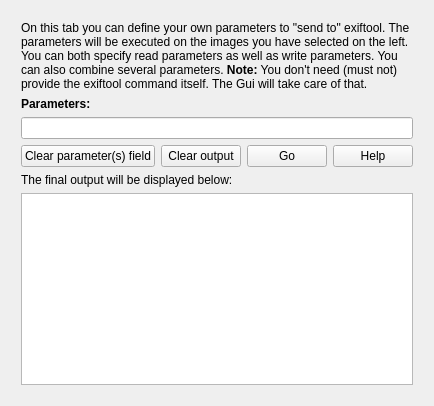
         <widget class="QWidget" name="yourcommands">
          <property name="sizePolicy">
           <sizepolicy hsizetype="Expanding" vsizetype="Expanding">
            <horstretch>2</horstretch>
            <verstretch>2</verstretch>
           </sizepolicy>
          </property>
          <attribute name="title">
           <string>Your Commands</string>
          </attribute>
          <layout class="QGridLayout" name="gridLayout_20">
           <item row="0" column="0">
            <layout class="QGridLayout" name="gridLayout_11">
             <property name="margin">
              <number>10</number>
             </property>
             <item row="5" column="0">
              <widget class="QPlainTextEdit" name="yourcommands_output">
               <property name="sizePolicy">
                <sizepolicy hsizetype="Expanding" vsizetype="Expanding">
                 <horstretch>2</horstretch>
                 <verstretch>2</verstretch>
                </sizepolicy>
               </property>
               <property name="maximumSize">
                <size>
                 <width>16777215</width>
                 <height>16777215</height>
                </size>
               </property>
               <property name="readOnly">
                <bool>true</bool>
               </property>
              </widget>
             </item>
             <item row="1" column="0">
              <widget class="QLabel" name="label_88">
               <property name="font">
                <font>
                 <weight>75</weight>
                 <bold>true</bold>
                </font>
               </property>
               <property name="text">
                <string>Parameters:</string>
               </property>
              </widget>
             </item>
             <item row="0" column="0">
              <widget class="QLabel" name="label_69">
               <property name="text">
                <string>&lt;html&gt;&lt;head/&gt;&lt;body&gt;&lt;p&gt;On this tab you can define your own parameters to &amp;quot;send to&amp;quot; exiftool. The parameters will be executed on the images you have selected on the left. &lt;br&gt;You can both specify read parameters as well as write parameters. You can also combine several parameters. &lt;b&gt;Note:&lt;/b&gt; You don't need (must not) provide the exiftool command itself. The Gui will take care of that.&lt;/p&gt;&lt;/body&gt;&lt;/html&gt;</string>
               </property>
               <property name="wordWrap">
                <bool>true</bool>
               </property>
              </widget>
             </item>
             <item row="2" column="0">
              <widget class="QLineEdit" name="yourcommands_input">
               <property name="toolTip">
                <string>Examples are:&lt;br&gt;
&lt;table&gt;
&lt;tr&gt;&lt;td&gt;-exif:all&lt;/td&gt;&lt;td&gt;will display all exif tags for the selected images&lt;/td&gt;&lt;/tr&gt;
&lt;tr&gt;&lt;td&gt;-exif:all=&lt;/td&gt;&lt;td&gt;will remove(!) all exif tags from the selected images&lt;/td&gt;&lt;/tr&gt;
&lt;tr&gt;&lt;td&gt;-Exif:Artist=&quot;My Name&quot;&lt;/td&gt;&lt;td&gt;Will put &quot;Your Name&quot; into the selected images&lt;/td&gt;&lt;/tr&gt;
&lt;tr&gt;&lt;td&gt;-Xmp:City=Zwolle -Xmp:Country=Netherlands&lt;/td&gt;&lt;td&gt;Will write your city and country into the xmp tags of your image(s)&lt;/td&gt;&lt;/tr&gt;
&lt;/table&gt;</string>
               </property>
              </widget>
             </item>
             <item row="4" column="0">
              <widget class="QLabel" name="label_89">
               <property name="text">
                <string>The final output will be displayed below:</string>
               </property>
              </widget>
             </item>
             <item row="3" column="0">
              <layout class="QHBoxLayout" name="horizontalLayout_13">
               <item>
                <widget class="QPushButton" name="btn_yourcommands_clearinput">
                 <property name="text">
                  <string>Clear parameter(s) field</string>
                 </property>
                </widget>
               </item>
               <item>
                <widget class="QPushButton" name="btn_yourcommands_clearoutput">
                 <property name="text">
                  <string>Clear output</string>
                 </property>
                </widget>
               </item>
               <item>
                <widget class="QPushButton" name="btn_yourcommands_go">
                 <property name="text">
                  <string>Go</string>
                 </property>
                </widget>
               </item>
               <item>
                <widget class="QPushButton" name="btn_yourcommands_help">
                 <property name="text">
                  <string>Help</string>
                 </property>
                </widget>
               </item>
              </layout>
             </item>
            </layout>
           </item>
          </layout>
         </widget>
